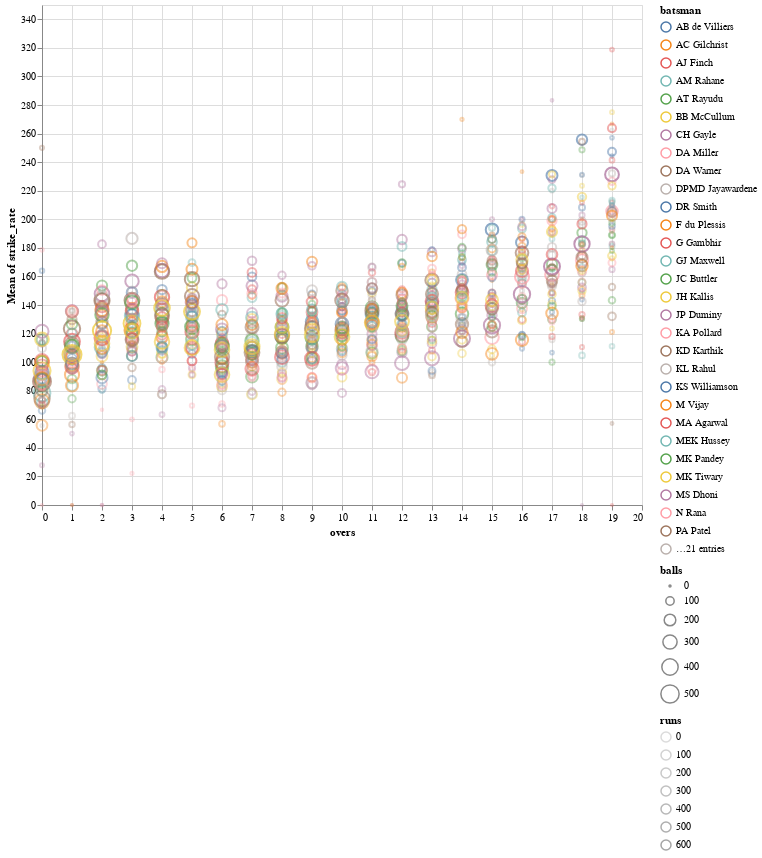

Here is the notebook cell this chart was saved with:
### Code cell
alt.data_transformers.disable_max_rows()

df_.columns
alt.Chart(df_[df_.batsman.isin(topbatsmen)]).mark_point(shape="circle").encode(
alt.X('overs'),
alt.Y('mean(strike_rate)'),
color='batsman',
text="batsman",
size='balls',
opacity='runs',
tooltip=list(df_.columns)
).properties(width=600,height=500)

### Figure 1 — Vega-Lite specification as saved in the notebook (floating-point values rounded to 4 significant figures; data arrays with more than 128 entries replaced by an {"elided": "..."} marker saying what was removed)
{"config": {"view": {"continuousWidth": 400, "continuousHeight": 300}}, "data": {"name": "data-b0401a5ee3bb8993951d2a7120438c8e"}, "mark": {"type": "point", "shape": "circle"}, "encoding": {"color": {"field": "batsman", "type": "nominal"}, "opacity": {"field": "runs", "type": "quantitative"}, "size": {"field": "balls", "type": "quantitative"}, "text": {"field": "batsman", "type": "nominal"}, "tooltip": [{"field": "batsman", "type": "nominal"}, {"field": "overs", "type": "quantitative"}, {"field": "balls", "type": "quantitative"}, {"field": "runs", "type": "quantitative"}, {"field": "strike_rate", "type": "quantitative"}], "x": {"field": "overs", "type": "quantitative"}, "y": {"aggregate": "mean", "field": "strike_rate", "type": "quantitative"}}, "height": 500, "width": 600, "$schema": "https://vega.github.io/schema/vega-lite/v4.17.0.json", "datasets": {"data-b0401a5ee3bb8993951d2a7120438c8e": {"elided": "996 records"}}}
